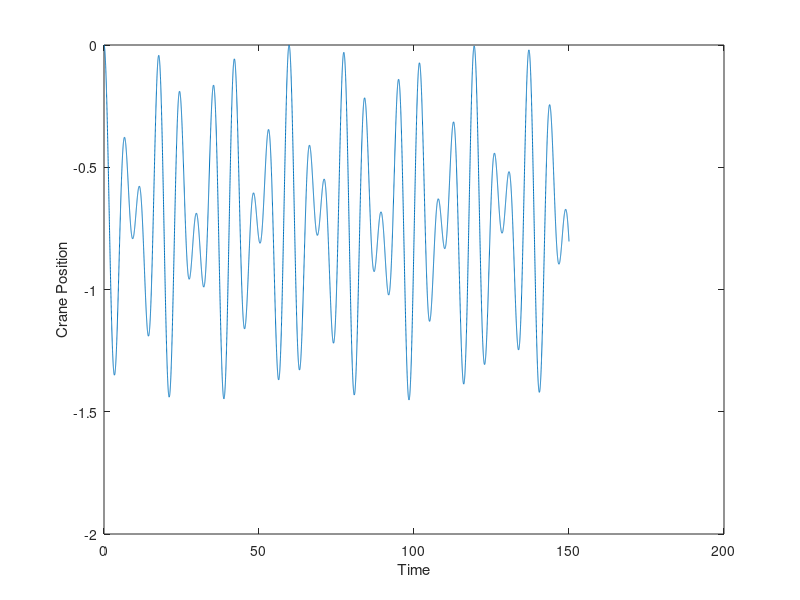
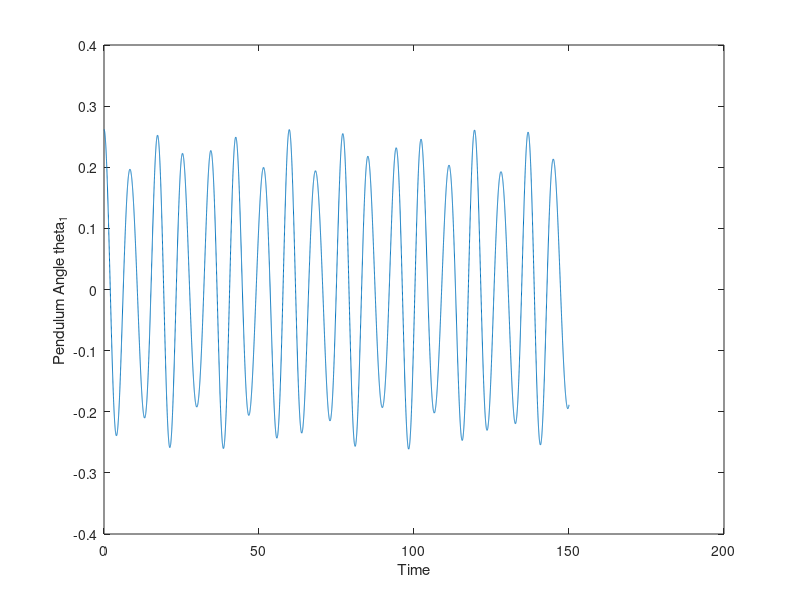
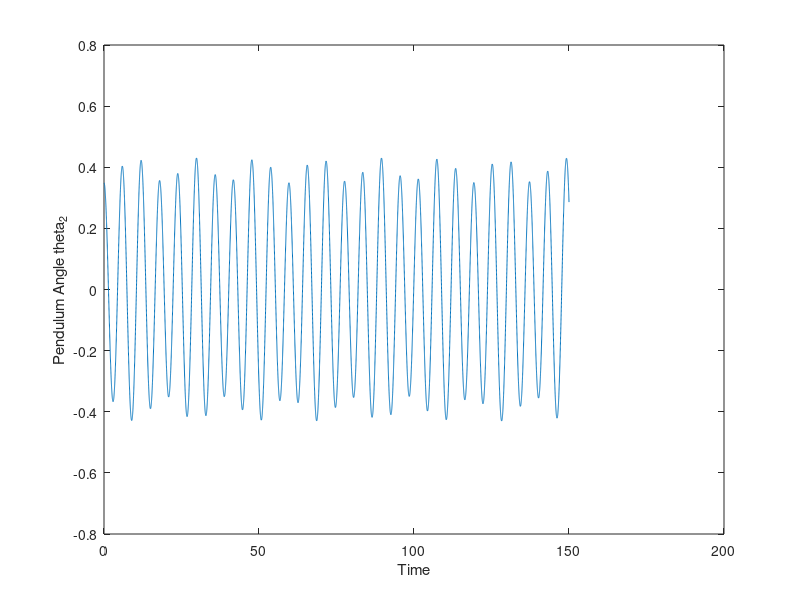

Here is the MATLAB script that generated these plots, in order:
 
M=1000;
m1=100;m2=100;
l1=20;l2=10;
g=10;

%%State Space form of the System
A=[0 1 0 0 0 0
    0 0 (-g*m1)/M 0 (-g*m2)/M 0
    0 0 0 1 0 0
    0 0 (-g*(m1+M))/(M*l1) 0 (-g*m2)/(M*l1) 0
    0 0 0 0 0 1
    0 0 (-g*m1)/(M*l2) 0 (-g*(m2+M))/(M*l2) 0 ];
    
B=[ 0
    1/M
    0
    1/(M*l1)
    0
    1/(M*l2)];

C= [ 1 0 0 0 0 0 
      0 0 1 0 0 0
      0 0 0 0 1 0];

  % Angular Velocity and the Liner velocity and Position are Assumed to Be zero
  % Pendulam initial positions are 15*pi/180 and 20*pi/180
  
  X=[0,0,15*pi/180,0,20*pi/180,0];
  t=0:0.01:150;
  dim_t= size(t);
  F = zeros(dim_t);
 
  %Defining The Parameters of the State Representation
  States={'x' 'x_dot' 'theta1' 'theta1_dot' 'theta2' 'theta2_dot'};
  input={'F'};
  Outputs = {'x'; 'alpha1'; 'alpha2'};
  
  %State
  sys=ss(A,B,C,0,'statename',States,'inputname',input,'outputname',Outputs);
  [Y, t_T, X_T] = lsim(sys, F, t, X);
  
  %% Plotting

  figure,
  plot(t, Y(:,1));
  xlabel('Time'); ylabel('Crane Position');

  figure,
  plot(t, Y(:,2));
  xlabel('Time'); ylabel('Pendulum Angle theta_1');

  figure,
  plot(t, Y(:,3));
  xlabel('Time'); ylabel('Pendulum Angle theta_2');